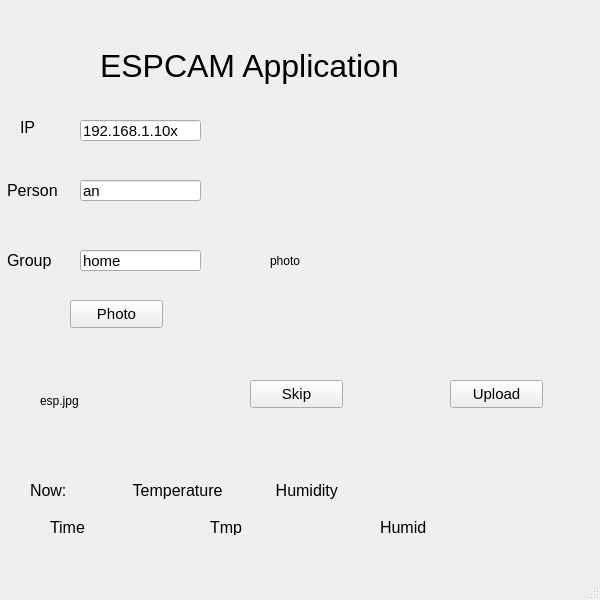
<?xml version="1.0" encoding="UTF-8"?>
<ui version="4.0">
 <class>MainWindow</class>
 <widget class="QMainWindow" name="MainWindow">
  <property name="geometry">
   <rect>
    <x>0</x>
    <y>0</y>
    <width>600</width>
    <height>600</height>
   </rect>
  </property>
  <property name="windowTitle">
   <string>Algorithm </string>
  </property>
  <property name="windowIcon">
   <iconset>
    <normaloff>:/icon/logo.png</normaloff>:/icon/logo.png</iconset>
  </property>
  <widget class="QWidget" name="centralwidget">
   <widget class="QPushButton" name="getStillButton">
    <property name="geometry">
     <rect>
      <x>450</x>
      <y>380</y>
      <width>93</width>
      <height>28</height>
     </rect>
    </property>
    <property name="font">
     <font>
      <family>Arial</family>
      <pointsize>11</pointsize>
     </font>
    </property>
    <property name="text">
     <string>Upload</string>
    </property>
   </widget>
   <widget class="QLineEdit" name="ipCamURL_LineEdit">
    <property name="geometry">
     <rect>
      <x>80</x>
      <y>120</y>
      <width>121</width>
      <height>21</height>
     </rect>
    </property>
    <property name="font">
     <font>
      <family>Arial</family>
      <pointsize>11</pointsize>
     </font>
    </property>
    <property name="text">
     <string>192.168.1.10x</string>
    </property>
   </widget>
   <widget class="QLabel" name="label">
    <property name="geometry">
     <rect>
      <x>20</x>
      <y>120</y>
      <width>58</width>
      <height>15</height>
     </rect>
    </property>
    <property name="font">
     <font>
      <family>Arial</family>
      <pointsize>12</pointsize>
     </font>
    </property>
    <property name="text">
     <string>IP</string>
    </property>
   </widget>
   <widget class="QLabel" name="getstill_view">
    <property name="geometry">
     <rect>
      <x>270</x>
      <y>160</y>
      <width>271</width>
      <height>201</height>
     </rect>
    </property>
    <property name="text">
     <string>photo</string>
    </property>
   </widget>
   <widget class="QLineEdit" name="Person_LineEdit">
    <property name="geometry">
     <rect>
      <x>80</x>
      <y>180</y>
      <width>121</width>
      <height>21</height>
     </rect>
    </property>
    <property name="font">
     <font>
      <family>Arial</family>
      <pointsize>11</pointsize>
     </font>
    </property>
    <property name="text">
     <string>an</string>
    </property>
   </widget>
   <widget class="QLabel" name="label_2">
    <property name="geometry">
     <rect>
      <x>7</x>
      <y>180</y>
      <width>81</width>
      <height>20</height>
     </rect>
    </property>
    <property name="font">
     <font>
      <family>Arial</family>
      <pointsize>12</pointsize>
     </font>
    </property>
    <property name="text">
     <string>Person</string>
    </property>
   </widget>
   <widget class="QLabel" name="label_3">
    <property name="geometry">
     <rect>
      <x>7</x>
      <y>250</y>
      <width>81</width>
      <height>20</height>
     </rect>
    </property>
    <property name="font">
     <font>
      <family>Arial</family>
      <pointsize>12</pointsize>
     </font>
    </property>
    <property name="text">
     <string>Group</string>
    </property>
   </widget>
   <widget class="QLineEdit" name="Person_LineEdit_2">
    <property name="geometry">
     <rect>
      <x>80</x>
      <y>250</y>
      <width>121</width>
      <height>21</height>
     </rect>
    </property>
    <property name="sizePolicy">
     <sizepolicy hsizetype="Preferred" vsizetype="Fixed">
      <horstretch>0</horstretch>
      <verstretch>0</verstretch>
     </sizepolicy>
    </property>
    <property name="font">
     <font>
      <family>Arial</family>
      <pointsize>11</pointsize>
     </font>
    </property>
    <property name="text">
     <string>home</string>
    </property>
   </widget>
   <widget class="QLabel" name="label_4">
    <property name="geometry">
     <rect>
      <x>100</x>
      <y>40</y>
      <width>381</width>
      <height>51</height>
     </rect>
    </property>
    <property name="font">
     <font>
      <family>Arial</family>
      <pointsize>24</pointsize>
     </font>
    </property>
    <property name="text">
     <string>ESPCAM Application</string>
    </property>
   </widget>
   <widget class="QPushButton" name="photoButton">
    <property name="geometry">
     <rect>
      <x>70</x>
      <y>300</y>
      <width>93</width>
      <height>28</height>
     </rect>
    </property>
    <property name="font">
     <font>
      <family>Arial</family>
      <pointsize>11</pointsize>
     </font>
    </property>
    <property name="text">
     <string>Photo</string>
    </property>
   </widget>
   <widget class="QPushButton" name="skipButton">
    <property name="geometry">
     <rect>
      <x>250</x>
      <y>380</y>
      <width>93</width>
      <height>28</height>
     </rect>
    </property>
    <property name="font">
     <font>
      <family>Arial</family>
      <pointsize>11</pointsize>
     </font>
    </property>
    <property name="text">
     <string>Skip</string>
    </property>
   </widget>
   <widget class="QLabel" name="label_5">
    <property name="geometry">
     <rect>
      <x>30</x>
      <y>480</y>
      <width>421</width>
      <height>21</height>
     </rect>
    </property>
    <property name="font">
     <font>
      <family>Arial</family>
      <pointsize>12</pointsize>
     </font>
    </property>
    <property name="text">
     <string>Now:               Temperature            Humidity</string>
    </property>
   </widget>
   <widget class="QLabel" name="label_6">
    <property name="geometry">
     <rect>
      <x>50</x>
      <y>520</y>
      <width>58</width>
      <height>15</height>
     </rect>
    </property>
    <property name="font">
     <font>
      <family>Arial</family>
      <pointsize>12</pointsize>
     </font>
    </property>
    <property name="text">
     <string>Time</string>
    </property>
   </widget>
   <widget class="QLabel" name="label_7">
    <property name="geometry">
     <rect>
      <x>210</x>
      <y>520</y>
      <width>58</width>
      <height>15</height>
     </rect>
    </property>
    <property name="font">
     <font>
      <family>Arial</family>
      <pointsize>12</pointsize>
     </font>
    </property>
    <property name="text">
     <string>Tmp</string>
    </property>
   </widget>
   <widget class="QLabel" name="label_8">
    <property name="geometry">
     <rect>
      <x>380</x>
      <y>520</y>
      <width>58</width>
      <height>15</height>
     </rect>
    </property>
    <property name="font">
     <font>
      <family>Arial</family>
      <pointsize>12</pointsize>
     </font>
    </property>
    <property name="text">
     <string>Humid</string>
    </property>
   </widget>
   <widget class="QLabel" name="espcam">
    <property name="geometry">
     <rect>
      <x>40</x>
      <y>360</y>
      <width>171</width>
      <height>81</height>
     </rect>
    </property>
    <property name="text">
     <string>esp.jpg</string>
    </property>
   </widget>
  </widget>
  <widget class="QMenuBar" name="menubar">
   <property name="geometry">
    <rect>
     <x>0</x>
     <y>0</y>
     <width>600</width>
     <height>25</height>
    </rect>
   </property>
  </widget>
  <widget class="QStatusBar" name="statusbar"/>
 </widget>
 <resources/>
 <connections/>
</ui>
